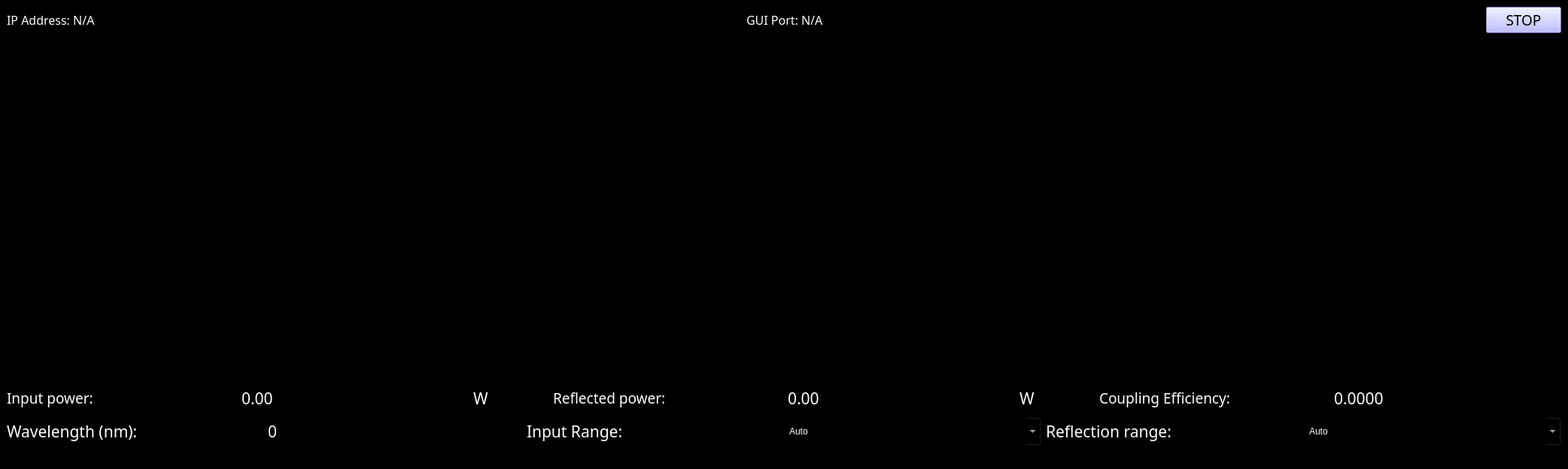
<?xml version="1.0" encoding="UTF-8"?>
<ui version="4.0">
 <class>MainWindow</class>
 <widget class="QMainWindow" name="MainWindow">
  <property name="geometry">
   <rect>
    <x>0</x>
    <y>0</y>
    <width>2084</width>
    <height>624</height>
   </rect>
  </property>
  <property name="sizePolicy">
   <sizepolicy hsizetype="Expanding" vsizetype="Expanding">
    <horstretch>0</horstretch>
    <verstretch>0</verstretch>
   </sizepolicy>
  </property>
  <property name="windowTitle">
   <string>Fiber Coupling</string>
  </property>
  <property name="styleSheet">
   <string notr="true">background-color: rgb(0, 0, 0);</string>
  </property>
  <widget class="QWidget" name="centralwidget">
   <layout class="QVBoxLayout" name="verticalLayout">
    <item>
     <layout class="QHBoxLayout" name="horizontalLayout_84">
      <property name="spacing">
       <number>100</number>
      </property>
      <item>
       <widget class="QLabel" name="ip_label">
        <property name="font">
         <font>
          <family>Calibri Light</family>
          <pointsize>12</pointsize>
          <weight>3</weight>
          <italic>false</italic>
          <bold>false</bold>
         </font>
        </property>
        <property name="styleSheet">
         <string notr="true">color: rgb(255, 255, 255);
font: 25 12pt &quot;Calibri Light&quot;;</string>
        </property>
        <property name="text">
         <string>&lt;html&gt;&lt;head/&gt;&lt;body&gt;&lt;p&gt;&lt;span style=&quot; color:#ffffff;&quot;&gt;IP Address: N/A&lt;/span&gt;&lt;/p&gt;&lt;/body&gt;&lt;/html&gt;</string>
        </property>
       </widget>
      </item>
      <item>
       <widget class="QLabel" name="port_label">
        <property name="font">
         <font>
          <family>Calibri Light</family>
          <pointsize>12</pointsize>
          <weight>3</weight>
          <italic>false</italic>
          <bold>false</bold>
         </font>
        </property>
        <property name="styleSheet">
         <string notr="true">color: rgb(255, 255, 255);
font: 25 12pt &quot;Calibri Light&quot;;</string>
        </property>
        <property name="text">
         <string>&lt;html&gt;&lt;head/&gt;&lt;body&gt;&lt;p&gt;&lt;span style=&quot; color:#ffffff;&quot;&gt;GUI Port: N/A&lt;/span&gt;&lt;/p&gt;&lt;/body&gt;&lt;/html&gt;</string>
        </property>
       </widget>
      </item>
      <item>
       <widget class="QPushButton" name="stop_button">
        <property name="enabled">
         <bool>true</bool>
        </property>
        <property name="maximumSize">
         <size>
          <width>100</width>
          <height>16777215</height>
         </size>
        </property>
        <property name="font">
         <font>
          <family>Calibri Light</family>
          <pointsize>14</pointsize>
         </font>
        </property>
        <property name="mouseTracking">
         <bool>false</bool>
        </property>
        <property name="autoFillBackground">
         <bool>false</bool>
        </property>
        <property name="styleSheet">
         <string notr="true">background-color: rgb(170, 170, 255);</string>
        </property>
        <property name="text">
         <string>STOP</string>
        </property>
        <property name="checkable">
         <bool>true</bool>
        </property>
       </widget>
      </item>
     </layout>
    </item>
    <item>
     <layout class="QHBoxLayout" name="horizontalLayout">
      <item>
       <widget class="PlotWidget" name="graph_widget_1" native="true">
        <property name="sizePolicy">
         <sizepolicy hsizetype="Expanding" vsizetype="Expanding">
          <horstretch>0</horstretch>
          <verstretch>0</verstretch>
         </sizepolicy>
        </property>
        <property name="minimumSize">
         <size>
          <width>300</width>
          <height>0</height>
         </size>
        </property>
        <widget class="GraphicsView" name="legend_widget_1">
         <property name="enabled">
          <bool>true</bool>
         </property>
         <property name="geometry">
          <rect>
           <x>510</x>
           <y>90</y>
           <width>0</width>
           <height>0</height>
          </rect>
         </property>
         <property name="minimumSize">
          <size>
           <width>0</width>
           <height>0</height>
          </size>
         </property>
         <property name="maximumSize">
          <size>
           <width>0</width>
           <height>0</height>
          </size>
         </property>
        </widget>
       </widget>
      </item>
      <item>
       <widget class="PlotWidget" name="graph_widget_2" native="true">
        <property name="sizePolicy">
         <sizepolicy hsizetype="Expanding" vsizetype="Expanding">
          <horstretch>0</horstretch>
          <verstretch>0</verstretch>
         </sizepolicy>
        </property>
        <property name="minimumSize">
         <size>
          <width>300</width>
          <height>0</height>
         </size>
        </property>
        <widget class="GraphicsView" name="legend_widget_2">
         <property name="enabled">
          <bool>true</bool>
         </property>
         <property name="geometry">
          <rect>
           <x>500</x>
           <y>90</y>
           <width>0</width>
           <height>0</height>
          </rect>
         </property>
         <property name="minimumSize">
          <size>
           <width>0</width>
           <height>0</height>
          </size>
         </property>
         <property name="maximumSize">
          <size>
           <width>0</width>
           <height>0</height>
          </size>
         </property>
        </widget>
       </widget>
      </item>
      <item>
       <widget class="PlotWidget" name="graph_widget_3" native="true">
        <property name="sizePolicy">
         <sizepolicy hsizetype="Expanding" vsizetype="Expanding">
          <horstretch>0</horstretch>
          <verstretch>0</verstretch>
         </sizepolicy>
        </property>
        <property name="minimumSize">
         <size>
          <width>300</width>
          <height>0</height>
         </size>
        </property>
        <widget class="GraphicsView" name="legend_widget_3">
         <property name="enabled">
          <bool>true</bool>
         </property>
         <property name="geometry">
          <rect>
           <x>510</x>
           <y>100</y>
           <width>0</width>
           <height>0</height>
          </rect>
         </property>
         <property name="minimumSize">
          <size>
           <width>0</width>
           <height>0</height>
          </size>
         </property>
         <property name="maximumSize">
          <size>
           <width>0</width>
           <height>0</height>
          </size>
         </property>
        </widget>
       </widget>
      </item>
     </layout>
    </item>
    <item>
     <layout class="QHBoxLayout" name="horizontalLayout_2">
      <item>
       <widget class="QLabel" name="label_4">
        <property name="font">
         <font>
          <family>Calibri Light</family>
          <pointsize>16</pointsize>
         </font>
        </property>
        <property name="styleSheet">
         <string notr="true">color: rgb(255, 255, 255);</string>
        </property>
        <property name="text">
         <string>&lt;html&gt;&lt;head/&gt;&lt;body&gt;&lt;p&gt;&lt;span style=&quot; font-size:14pt;&quot;&gt;Input power:&lt;/span&gt;&lt;/p&gt;&lt;/body&gt;&lt;/html&gt;</string>
        </property>
       </widget>
      </item>
      <item>
       <widget class="QDoubleSpinBox" name="number_widget_1">
        <property name="font">
         <font>
          <family>Calibri Light</family>
          <pointsize>16</pointsize>
         </font>
        </property>
        <property name="styleSheet">
         <string notr="true">color: rgb(255, 255, 255);
selection-background-color: rgb(0, 85, 0);
selection-color: rgb(255, 255, 255);</string>
        </property>
        <property name="frame">
         <bool>false</bool>
        </property>
        <property name="buttonSymbols">
         <enum>QAbstractSpinBox::NoButtons</enum>
        </property>
        <property name="accelerated">
         <bool>false</bool>
        </property>
        <property name="correctionMode">
         <enum>QAbstractSpinBox::CorrectToNearestValue</enum>
        </property>
        <property name="keyboardTracking">
         <bool>false</bool>
        </property>
        <property name="decimals">
         <number>2</number>
        </property>
        <property name="minimum">
         <double>-1000.000000000000000</double>
        </property>
        <property name="maximum">
         <double>1000.000000000000000</double>
        </property>
        <property name="singleStep">
         <double>0.000010000000000</double>
        </property>
       </widget>
      </item>
      <item>
       <widget class="QLabel" name="label_widget_1">
        <property name="maximumSize">
         <size>
          <width>100</width>
          <height>16777215</height>
         </size>
        </property>
        <property name="font">
         <font>
          <family>Calibri Light</family>
          <pointsize>16</pointsize>
         </font>
        </property>
        <property name="styleSheet">
         <string notr="true">color: rgb(255, 255, 255);</string>
        </property>
        <property name="text">
         <string>W</string>
        </property>
       </widget>
      </item>
      <item>
       <widget class="QLabel" name="label_5">
        <property name="font">
         <font>
          <family>Calibri Light</family>
          <pointsize>16</pointsize>
         </font>
        </property>
        <property name="styleSheet">
         <string notr="true">color: rgb(255, 255, 255);</string>
        </property>
        <property name="text">
         <string>&lt;html&gt;&lt;head/&gt;&lt;body&gt;&lt;p&gt;&lt;span style=&quot; font-size:14pt;&quot;&gt;Reflected power:&lt;/span&gt;&lt;/p&gt;&lt;/body&gt;&lt;/html&gt;</string>
        </property>
       </widget>
      </item>
      <item>
       <widget class="QDoubleSpinBox" name="number_widget_2">
        <property name="font">
         <font>
          <family>Calibri Light</family>
          <pointsize>16</pointsize>
         </font>
        </property>
        <property name="styleSheet">
         <string notr="true">color: rgb(255, 255, 255);
selection-background-color: rgb(0, 85, 0);
selection-color: rgb(255, 255, 255);</string>
        </property>
        <property name="frame">
         <bool>false</bool>
        </property>
        <property name="buttonSymbols">
         <enum>QAbstractSpinBox::NoButtons</enum>
        </property>
        <property name="accelerated">
         <bool>false</bool>
        </property>
        <property name="correctionMode">
         <enum>QAbstractSpinBox::CorrectToNearestValue</enum>
        </property>
        <property name="keyboardTracking">
         <bool>false</bool>
        </property>
        <property name="decimals">
         <number>2</number>
        </property>
        <property name="minimum">
         <double>-1000.000000000000000</double>
        </property>
        <property name="maximum">
         <double>1000.000000000000000</double>
        </property>
        <property name="singleStep">
         <double>0.000010000000000</double>
        </property>
       </widget>
      </item>
      <item>
       <widget class="QLabel" name="label_widget_2">
        <property name="maximumSize">
         <size>
          <width>100</width>
          <height>16777215</height>
         </size>
        </property>
        <property name="font">
         <font>
          <family>Calibri Light</family>
          <pointsize>16</pointsize>
         </font>
        </property>
        <property name="styleSheet">
         <string notr="true">color: rgb(255, 255, 255);</string>
        </property>
        <property name="text">
         <string>W</string>
        </property>
       </widget>
      </item>
      <item>
       <widget class="QLabel" name="label_6">
        <property name="font">
         <font>
          <family>Calibri Light</family>
          <pointsize>16</pointsize>
         </font>
        </property>
        <property name="styleSheet">
         <string notr="true">color: rgb(255, 255, 255);</string>
        </property>
        <property name="text">
         <string>&lt;html&gt;&lt;head/&gt;&lt;body&gt;&lt;p&gt;&lt;span style=&quot; font-size:14pt;&quot;&gt;Coupling Efficiency:&lt;/span&gt;&lt;/p&gt;&lt;/body&gt;&lt;/html&gt;</string>
        </property>
       </widget>
      </item>
      <item>
       <widget class="QDoubleSpinBox" name="number_widget_3">
        <property name="font">
         <font>
          <family>Calibri Light</family>
          <pointsize>16</pointsize>
         </font>
        </property>
        <property name="styleSheet">
         <string notr="true">color: rgb(255, 255, 255);
selection-background-color: rgb(0, 85, 0);
selection-color: rgb(255, 255, 255);</string>
        </property>
        <property name="frame">
         <bool>false</bool>
        </property>
        <property name="buttonSymbols">
         <enum>QAbstractSpinBox::NoButtons</enum>
        </property>
        <property name="accelerated">
         <bool>false</bool>
        </property>
        <property name="correctionMode">
         <enum>QAbstractSpinBox::CorrectToNearestValue</enum>
        </property>
        <property name="keyboardTracking">
         <bool>false</bool>
        </property>
        <property name="decimals">
         <number>4</number>
        </property>
        <property name="minimum">
         <double>0.000000000000000</double>
        </property>
        <property name="maximum">
         <double>1.000000000000000</double>
        </property>
        <property name="singleStep">
         <double>0.000010000000000</double>
        </property>
       </widget>
      </item>
     </layout>
    </item>
    <item>
     <layout class="QHBoxLayout" name="horizontalLayout_3">
      <item>
       <widget class="QLabel" name="label">
        <property name="font">
         <font>
          <family>Calibri Light</family>
          <pointsize>16</pointsize>
         </font>
        </property>
        <property name="styleSheet">
         <string notr="true">color: rgb(255, 255, 255);</string>
        </property>
        <property name="text">
         <string>Wavelength (nm):</string>
        </property>
       </widget>
      </item>
      <item>
       <widget class="QDoubleSpinBox" name="number_widget_4">
        <property name="font">
         <font>
          <family>Calibri Light</family>
          <pointsize>16</pointsize>
         </font>
        </property>
        <property name="styleSheet">
         <string notr="true">color: rgb(255, 255, 255);
selection-background-color: rgb(0, 85, 0);
selection-color: rgb(255, 255, 255);</string>
        </property>
        <property name="frame">
         <bool>false</bool>
        </property>
        <property name="buttonSymbols">
         <enum>QAbstractSpinBox::NoButtons</enum>
        </property>
        <property name="decimals">
         <number>0</number>
        </property>
        <property name="maximum">
         <double>2000.000000000000000</double>
        </property>
       </widget>
      </item>
      <item>
       <widget class="QLabel" name="label_7">
        <property name="font">
         <font>
          <family>Calibri Light</family>
          <pointsize>16</pointsize>
         </font>
        </property>
        <property name="styleSheet">
         <string notr="true">color: rgb(255, 255, 255);</string>
        </property>
        <property name="text">
         <string>&lt;html&gt;&lt;head/&gt;&lt;body&gt;&lt;p&gt;Input Range:&lt;/p&gt;&lt;/body&gt;&lt;/html&gt;</string>
        </property>
       </widget>
      </item>
      <item>
       <widget class="QComboBox" name="combo_widget_1">
        <property name="font">
         <font>
          <family>Calibri Light</family>
          <pointsize>16</pointsize>
          <weight>3</weight>
          <italic>false</italic>
          <bold>false</bold>
         </font>
        </property>
        <property name="styleSheet">
         <string notr="true">font: 25 16pt &quot;Calibri Light&quot;;
color: rgb(255, 255, 255);</string>
        </property>
        <property name="editable">
         <bool>true</bool>
        </property>
        <item>
         <property name="text">
          <string>Auto</string>
         </property>
        </item>
        <item>
         <property name="text">
          <string>1 nW</string>
         </property>
        </item>
        <item>
         <property name="text">
          <string>10 nW</string>
         </property>
        </item>
        <item>
         <property name="text">
          <string>100 nW</string>
         </property>
        </item>
        <item>
         <property name="text">
          <string>1 uW</string>
         </property>
        </item>
        <item>
         <property name="text">
          <string>10 uW</string>
         </property>
        </item>
        <item>
         <property name="text">
          <string>100 uW</string>
         </property>
        </item>
        <item>
         <property name="text">
          <string>1 mW</string>
         </property>
        </item>
        <item>
         <property name="text">
          <string>10 mW</string>
         </property>
        </item>
        <item>
         <property name="text">
          <string>100 mW</string>
         </property>
        </item>
        <item>
         <property name="text">
          <string>1 W</string>
         </property>
        </item>
        <item>
         <property name="text">
          <string>10 W</string>
         </property>
        </item>
        <item>
         <property name="text">
          <string>100 W</string>
         </property>
        </item>
        <item>
         <property name="text">
          <string>1 kW</string>
         </property>
        </item>
       </widget>
      </item>
      <item>
       <widget class="QLabel" name="label_8">
        <property name="font">
         <font>
          <family>Calibri Light</family>
          <pointsize>16</pointsize>
         </font>
        </property>
        <property name="styleSheet">
         <string notr="true">color: rgb(255, 255, 255);</string>
        </property>
        <property name="text">
         <string>&lt;html&gt;&lt;head/&gt;&lt;body&gt;&lt;p&gt;Reflection range:&lt;/p&gt;&lt;/body&gt;&lt;/html&gt;</string>
        </property>
       </widget>
      </item>
      <item>
       <widget class="QComboBox" name="combo_widget_2">
        <property name="font">
         <font>
          <family>Calibri Light</family>
          <pointsize>16</pointsize>
          <weight>3</weight>
          <italic>false</italic>
          <bold>false</bold>
         </font>
        </property>
        <property name="styleSheet">
         <string notr="true">color: rgb(255, 255, 255);
font: 25 16pt &quot;Calibri Light&quot;;</string>
        </property>
        <property name="editable">
         <bool>true</bool>
        </property>
        <item>
         <property name="text">
          <string>Auto</string>
         </property>
        </item>
        <item>
         <property name="text">
          <string>1 nW</string>
         </property>
        </item>
        <item>
         <property name="text">
          <string>10 nW</string>
         </property>
        </item>
        <item>
         <property name="text">
          <string>100 nW</string>
         </property>
        </item>
        <item>
         <property name="text">
          <string>1 uW</string>
         </property>
        </item>
        <item>
         <property name="text">
          <string>10 uW</string>
         </property>
        </item>
        <item>
         <property name="text">
          <string>100 uW</string>
         </property>
        </item>
        <item>
         <property name="text">
          <string>1 mW</string>
         </property>
        </item>
        <item>
         <property name="text">
          <string>10 mW</string>
         </property>
        </item>
        <item>
         <property name="text">
          <string>100 mW</string>
         </property>
        </item>
        <item>
         <property name="text">
          <string>1 W</string>
         </property>
        </item>
        <item>
         <property name="text">
          <string>10 W</string>
         </property>
        </item>
        <item>
         <property name="text">
          <string>100 W</string>
         </property>
        </item>
        <item>
         <property name="text">
          <string>1 kW</string>
         </property>
        </item>
       </widget>
      </item>
     </layout>
    </item>
   </layout>
  </widget>
  <widget class="QMenuBar" name="menubar">
   <property name="geometry">
    <rect>
     <x>0</x>
     <y>0</y>
     <width>2084</width>
     <height>26</height>
    </rect>
   </property>
  </widget>
  <widget class="QStatusBar" name="statusbar"/>
 </widget>
 <customwidgets>
  <customwidget>
   <class>PlotWidget</class>
   <extends>QWidget</extends>
   <header>pyqtgraph</header>
   <container>1</container>
  </customwidget>
  <customwidget>
   <class>GraphicsView</class>
   <extends>QGraphicsView</extends>
   <header>pyqtgraph</header>
  </customwidget>
 </customwidgets>
 <resources/>
 <connections/>
</ui>
